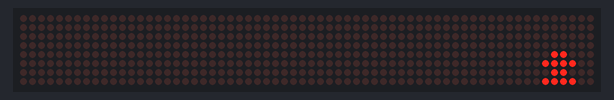
A sketch run on a simulated Arduino Uno, built with avr-gcc and run on an emulated ATmega328P. On the bench: 64×8 LED matrix.

Above: at 0.02 s.
At 0.7 s:
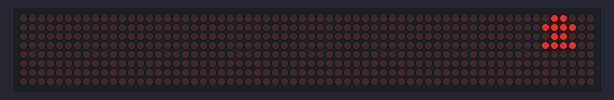

The sketch:

sketch_movingCar.ino
```cpp
#include <LedControl.h>
int DIN = A3;
int CS =  A2;
int CLK = A0;

LedControl lc=LedControl(DIN,CLK,CS,0);

void setup(){
 lc.shutdown(0,false);
 lc.setIntensity(0,15);      //შეგიძლიათ სიკაშკაშე შეცვალოთ 0დან 15მდე (მაგალითად (0,5) დაწეროთ)
 lc.clearDisplay(0);
}

void loop() {
  //მოძრავი მანქანა
    byte b1[8]= {0x00,0x00,0x00,0x00,0x18,0x3C,0x18,0x3C};
    byte b2[8]= {0x00,0x00,0x00,0x18,0x3C,0x18,0x3C,0x00};
    byte b3[8]= {0x00,0x00,0x18,0x3C,0x18,0x3C,0x00,0x00};
    byte b4[8]= {0x00,0x18,0x3C,0x18,0x3C,0x00,0x00,0x00};
    byte b5[8]= {0x18,0x3C,0x18,0x3C,0x00,0x00,0x00,0x00};
    byte b6[8]= {0x3C,0x18,0x3C,0x00,0x00,0x00,0x00,0x18};
    byte b7[8]= {0x18,0x3C,0x00,0x00,0x00,0x00,0x18,0x3C};
    byte b8[8]= {0x3C,0x00,0x00,0x00,0x00,0x18,0x3C,0x18};


//მანქანა
    printByte(b1);
    delay(50);
    printByte(b2);
    delay(50);
    printByte(b3);
    delay(50);
    printByte(b4);
    delay(50);
    printByte(b5);
    delay(50);
    printByte(b6);
    delay(50);
    printByte(b7);
    delay(50);
    printByte(b8);
    delay(50);

}
void printByte(byte character [])
{
  int i = 0;
  for(i=0;i<8;i++)
  {
    lc.setRow(0,i,character[i]);
  }
}
```

Measured:
- by itself, everything shown: repeats every 0.45 s, in 8 steps
